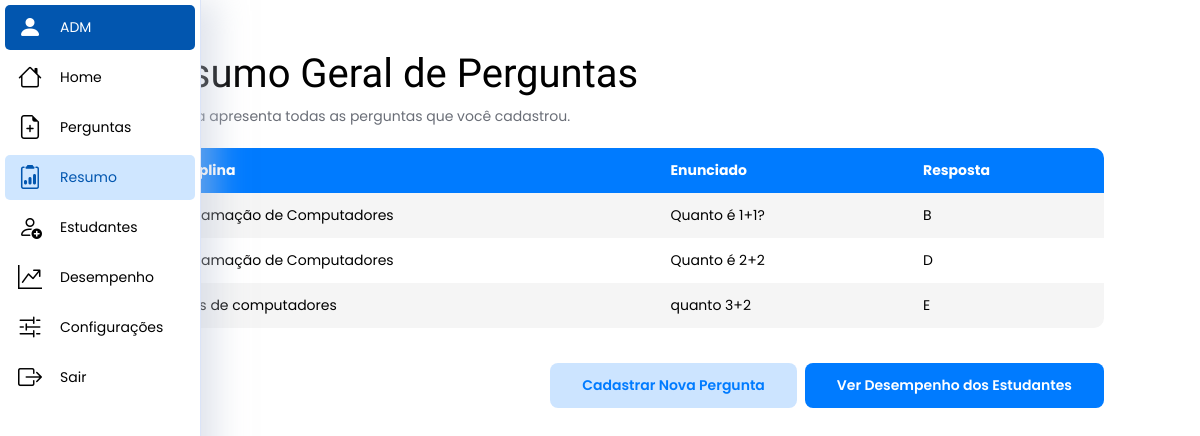
The page /pages/adm_pages/resumo_perguntas/index.php (signed in) on the database its author committed.
### tables this page shows
CREATE TABLE `pergunta` (
  `id_pergunta` int(11) NOT NULL,
  `enunciado_pergunta` text NOT NULL,
  `alternativa_a` text NOT NULL,
  `alternativa_b` text NOT NULL,
  `alternativa_c` text NOT NULL,
  `alternativa_d` text NOT NULL,
  `alternativa_e` text NOT NULL,
  `resposta_pergunta` varchar(1) NOT NULL,
  `fk_id_disciplina` int(11) DEFAULT NULL,
  `resposta_usario` varchar(1) DEFAULT NULL,
  `fk_usuario` int(11) NOT NULL
);

CREATE TABLE `disciplina` (
  `id_disciplina` int(11) NOT NULL,
  `nome` varchar(100) DEFAULT NULL
);

### pages/adm_pages/resumo_perguntas/index.php (the view, shortened to what this page needs)
<?php
include('../../../settings/conexao.php');
if(isset($_SESSION)){
    $id = $_SESSION['id'];
  }
?>
<!DOCTYPE html>
<html lang="pt-br">
<head>
    <link rel="stylesheet" href="style.css" />
    <link rel="stylesheet" href="https://cdn.jsdelivr.net/npm/bootstrap-icons@1.11.2/font/bootstrap-icons.min.css" />
</head>
<body>
    <nav class="menu-lateral">
        <ul>
            <li class="item-menu" id="user">
                <a href="#" style="cursor: default;">
                    <span class="icon" id="user"><i class="bi bi-person-fill"></i></span>
                    <span class="txt-link" id="user"><?php echo $_SESSION['nome'];?></span>
                </a>
            </li>
            <li class="item-menu">
                <a href="../home/index.php">
                    <span class="icon"><i class="bi bi-house"></i></span>
                    <span class="txt-link">Home</span>
                </a>
            </li>
            <li class="item-menu">
                <a href="../cad_perguntas/cadastrar_perguntas.php">
                    <span class="icon"><i class="bi bi-file-earmark-plus"></i></span>
                    <span class="txt-link">Perguntas</span>
                </a>
            </li>
            <li class="item-menu" id="activate">
                <a href="../resumo_perguntas/index.php">
                    <span class="icon" id="activate"><i class="bi bi-clipboard2-data"></i></span>
                    <span class="txt-link" id="activate">Resumo</span>
                </a>
            </li>
            <li class="item-menu">
                <a href="../cad_estudantes/index.php">
                    <span class="icon"><i class="bi bi-person-add"></i></span>
                    <span class="txt-link">Estudantes</span>
                </a>
            </li>
            <li class="item-menu">
                <a href="../resumo_respostas/index.php">
                    <span class="icon"><i class="bi bi-graph-up-arrow"></i></span>
                    <span class="txt-link">Desempenho</span>
                </a>
            </li>
            <li class="item-menu">
                <a href="../configs/index.php">
                    <span class="icon"><i class="bi bi-sliders2"></i></span>
                    <span class="txt-link">Configurações</span>
                </a>
            </li>
            <li class="item-menu logout">
                <a href="../../auth/logout.php">
                    <span class="icon"><i class="bi bi-box-arrow-right"></i></span>
                    <span class="txt-link">Sair</span>
                </a>
            </li>
        </ul>
    </nav>
    <main>
        <div class="text">
            <h1>Resumo Geral de Perguntas</h1>
            <p class="area-description">
                Esta lista apresenta todas as perguntas que você cadastrou.
            </p>
        </div>
        <div class="container-main">
            <div class="table-container">
                <table>
                    <tr class="header-table">
                        <th>Disciplina</th>
                        <th>Enunciado</th>
                        <th>Resposta</th>
                    </tr>
                    <?php
                    $sqlCode ="SELECT pergunta.enunciado_pergunta, pergunta.resposta_pergunta, disciplina.nome FROM pergunta, disciplina where fk_id_disciplina = disciplina.id_disciplina and fk_usuario = '$id';";
                    $sql_query = $mysqli->query($sqlCode);
                    if($sql_query->num_rows>0){
                        while($row = $sql_query->fetch_assoc()){
                            $disciplinaCadastrada = $row['nome'];
                            $enunciadoCadastrado = $row['enunciado_pergunta'];
                            $respostaCadastrada = $row['resposta_pergunta'];
                            if(strlen($enunciadoCadastrado)>25){
                                $enunciadoAbreviado = substr($enunciadoCadastrado,0,25)."...";
                            }
                            else{
                                $enunciadoAbreviado = $enunciadoCadastrado;
                            }
                            echo"<tr>
                            <td>$disciplinaCadastrada</td>
                            <td>$enunciadoAbreviado</td>
                            <td>$respostaCadastrada</td>
                        </tr>";
                        }
                    }
                    ?>
                </table>
            </div>
            <div class="btn-container">
                <a href="../cad_perguntas/cadastrar_perguntas.html" class="btn-cad">Cadastrar Nova Pergunta</a>
                <a href="../resumo_respostas/index.php" class="btn-view">Ver Desempenho dos Estudantes</a>
            </div>
        </div>
    </main>
</body>
</html>

### pages/adm_pages/resumo_perguntas/style.css (style rules this page uses)
* { margin: 0; padding: 0; }
:root { --blue: #007bff; --turquoise: #11d1d4; --salmon: #ff6f61; --black: #1f1f1f; --white: #fff; }
html { scroll-behavior: smooth; }
body { display: flex; flex-direction: column; background-color: #fff; font-family: "Poppins", sans-serif; font-size: 14px; box-sizing: border-box; }
nav.menu-lateral { width: 58px; height: 100%; background-color: var(--white); position: fixed; left: 0; overflow: hidden; transition: 0.5s; border-right: 1px solid #dbe4f8; }
ul { height: auto; list-style-type: none; }
ul li.item-menu a { color: #000; text-decoration: none; font-size: 14px; padding: 5px 5px; margin-left: 8px; display: flex; align-items: center; }
ul li.item-menu a span.txt-link { margin-left: 18px; }
ul li.item-menu a span.icon>i { font-size: 24px; }
ul li.item-menu { transition: 0.3s; margin: 5px 5px; border-radius: 5px; }
#activate { background-color: #cfe6ff; color: #0256af; }
#user { background-color: #0256af; color: #fff; }
main { padding: 50px 8%; display: flex; flex-direction: column; }
.text h1 { margin-bottom: -8px; font-size: 40px; font-family: Sora; font-weight: 500; }
.container-main { display: flex; flex-direction: column; gap: 15px; }
p.area-description { color: #6a6e77; font-family: Poppins; font-size: 14px; font-style: normal; font-weight: 400; line-height: 24px; margin-top: 15px; }
.btn-container { width: auto; margin-top: 20px; gap: 8px; display: flex; flex-direction: row; justify-content: center; align-items: center; align-self: flex-end; }
a.btn-cad, a.btn-view { border-radius: 8px; height: 45px; font-family: Poppins; cursor: pointer; text-decoration: none; font-weight: 600; display: flex; align-items: center; justify-content: center; transition: .3s; padding-left: 32px; padding-right: 32px; }
a.btn-view { color: var(--white); background: #007BFF; }
a.btn-cad { color: var(--blue); background: rgba(0, 123, 255, 0.20); }
.table-container { overflow: hidden; border-radius: 10px; margin-top: 20px; }
table { border-collapse: collapse; width: 100%; }
table td, table th { border: none; padding: 12px 20px; }
table tr.header-table { border-radius: 10px; }
table tr:nth-child(even) { background-color: #f5f5f5; }
table th { padding-top: 12px; padding-bottom: 12px; text-align: left; background-color: var(--blue); color: white; }
@media screen and (min-width: 820px) and (max-width: 1310px) { main { padding: 50px 8% 50px 12%; } }

### rows shown on the page
pergunta: fk_id_disciplina.nome "Programação de Computadores", enunciado_pergunta "Quanto é 1+1?", resposta_pergunta "B"
pergunta: fk_id_disciplina.nome "Programação de Computadores", enunciado_pergunta "Quanto é 2+2", resposta_pergunta "D"
pergunta: fk_id_disciplina.nome "Redes de computadores", enunciado_pergunta "quanto 3+2", resposta_pergunta "E"

### other values the page prints
$_SESSION['nome'] "ADM"
